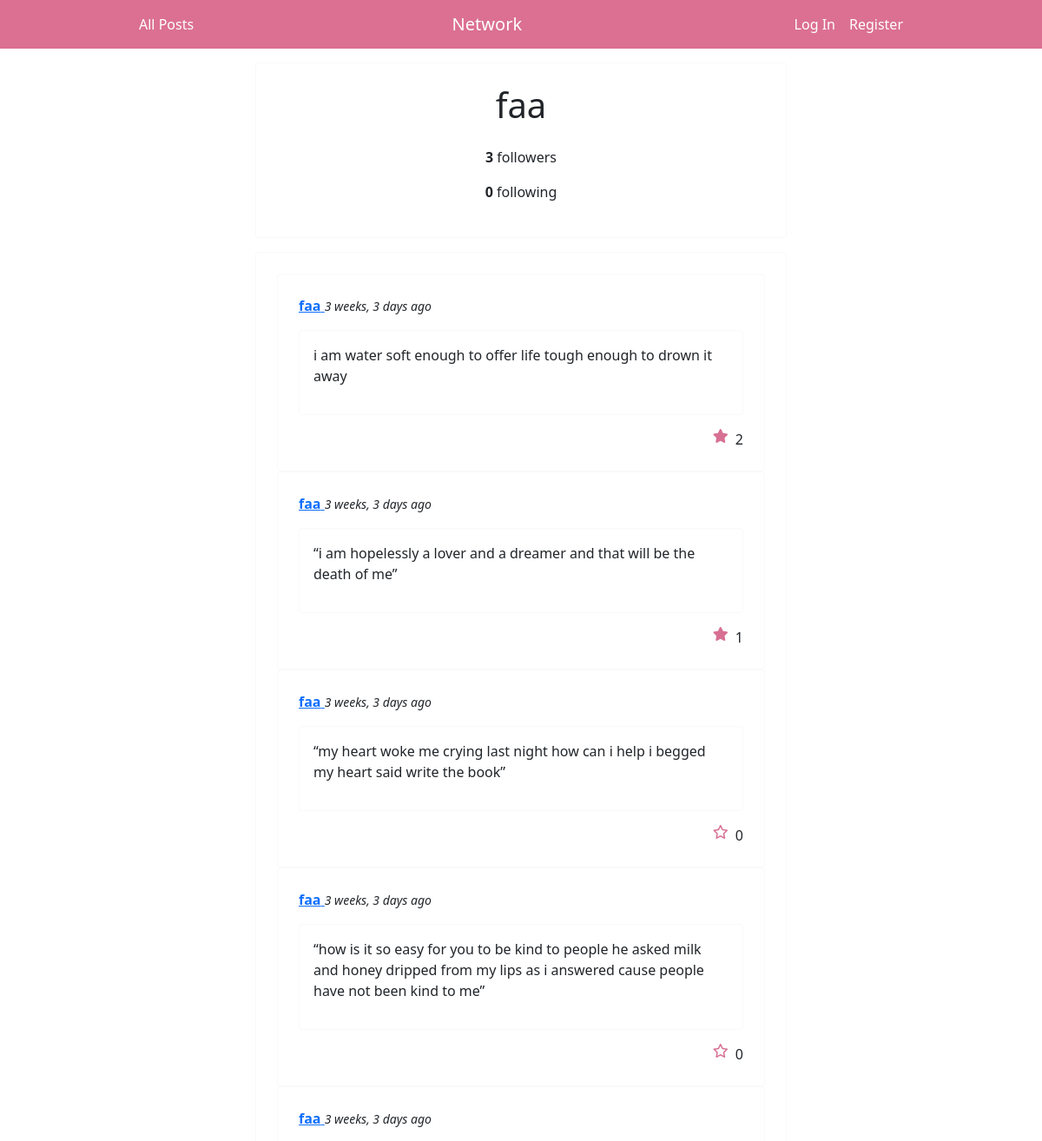
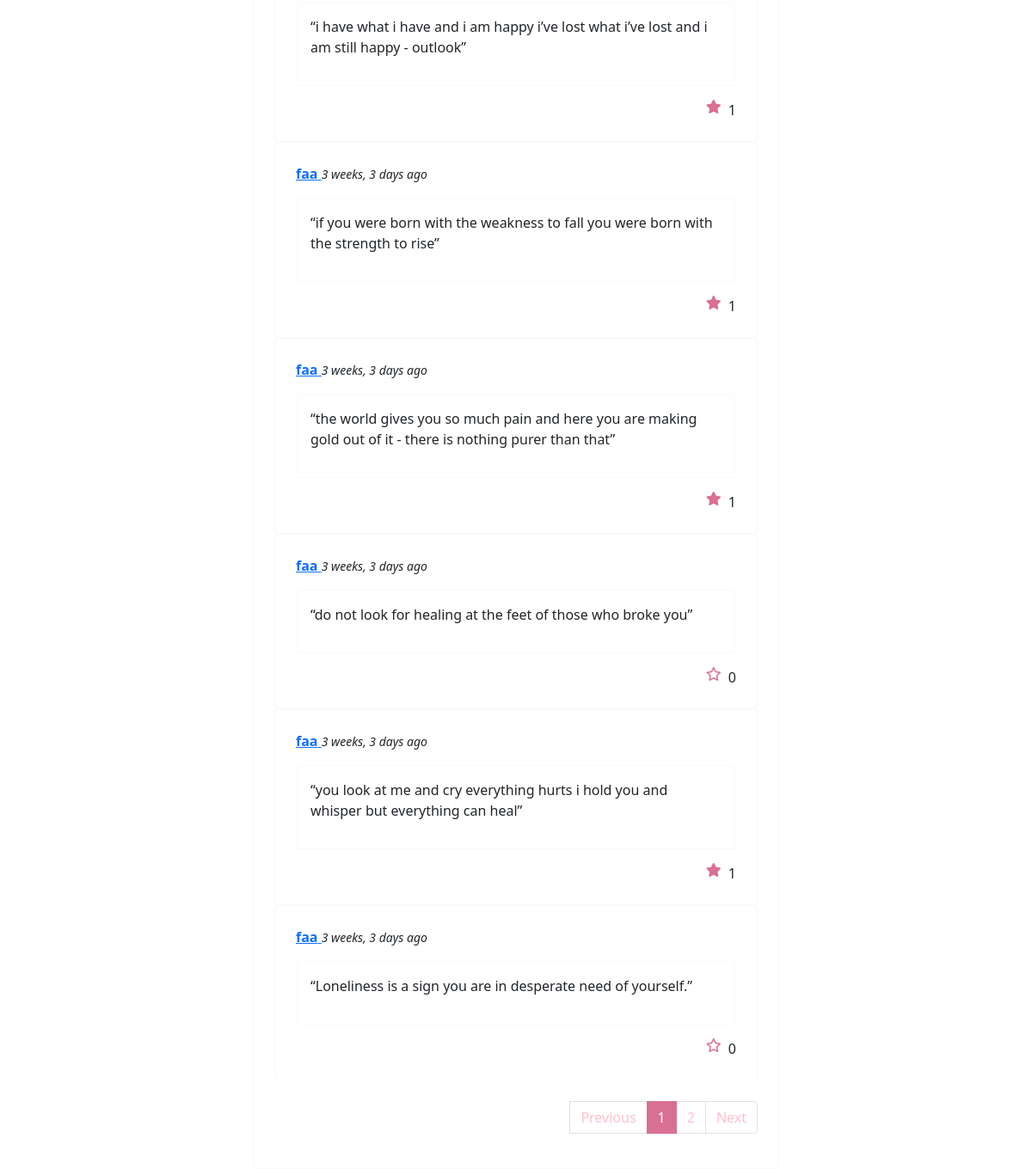
The app's page /profile/1 with its own data (2 pictures, top to bottom).
### network/models.py (models this page shows, shortened)
class User(AbstractUser):
    following = models.ManyToManyField("self", blank=True, related_name='followers', symmetrical=False)

class Post(models.Model):
    author = models.ForeignKey(User, on_delete=models.CASCADE, related_name="posts")
    content = models.CharField(max_length=10000)
    created_at = models.DateTimeField(auto_now_add=True)
    liked_by = models.ManyToManyField(User, blank=True, related_name="likes")
    def likes(self):
        return self.liked_by.all().count()
    class Meta:
        ordering = ['-created_at']

### network/views.py (the view)
# urls.py: path("profile/<int:user_id>", views.profile, name="profile"),
def profile(request, user_id):
    profile_user = User.objects.get(pk = user_id)
    profile_posts = Post.objects.filter(author=user_id)
    paginator = Paginator(profile_posts, 10)
    page_number = request.GET.get('page', 1)
    page = paginator.get_page(page_number)
    if request.user.is_authenticated:
        following = profile_user.followers.filter(id = request.user.id).exists()
    else:
        following = False
    return render(request, "network/profile.html", {
        "profile_user": profile_user,
        "following": following,
        "following_count": profile_user.following.all().count(),
        "followers_count": profile_user.followers.all().count(),
        "page": page,
        "previous_url": previous_url(page),
        "next_url": next_url(page)
    })

### network/models.py (called while the page is built)
def previous_url(page):
    if page.has_previous():
        previous_url = f'?page={page.previous_page_number()}'
    else:
        previous_url = ''
    return previous_url

def next_url(page):
    if page.has_next():
        next_url = f'?page={page.next_page_number()}'
    else:
        next_url = ''
    return next_url

### network/templates/network/profile.html (shortened to what this page needs)
{% extends "network/layout.html" %}
{% block body %}
<div class="row justify-content-center">
    <div class="col-6 border border-light p-4 rounded mt-3">
        <div class="text-center">
            <h1 class="mb-4">{{ profile_user }}</h1>
            <p><strong>{{ followers_count }}</strong> followers</p>
            <p><strong>{{ following_count }}</strong> following</p>
        </div>
    </div>
    <div>
        <div class="row justify-content-center">
            <div class="col-6 border border-light p-4 rounded mt-3">
            {% include "network/blockpost.html" %}
            </div>
        </div>
    </div>
</div>
{% endblock %}

### network/templates/network/layout.html (shortened to what this page needs)
{% load static %}
<!DOCTYPE html>
<html lang="en">
    <head>
        <link href="https://cdn.jsdelivr.net/npm/bootstrap@5.1.3/dist/css/bootstrap.min.css" rel="stylesheet">
        <link href="{% static 'network/styles.css' %}" rel="stylesheet">
    </head>
    <body style="background: white;">
        <nav class="navbar navbar-expand-lg navbar-dark" style="background-color: #DB7093; padding-left: 140px; padding-right: 140px;">
            <div class="container-fluid">
                <div class="collapse navbar-collapse" id="navbarTogglerDemo02">
                    <ul class="navbar-nav mr-auto">
                        <li class="nav-item">
                            <a style="color: #FFFFFF;" class="nav-link" href="{% url 'index' %}">All Posts</a>
                        </li>
                    </ul>
                    <ul class="navbar-nav mx-auto">
                        <li class="nav-item">
                            <a style="color: #FFFFFF;" class="navbar-brand" href="{% url 'index' %}">Network</a>
                        </li>
                    </ul>
                    {% if user.is_authenticated %}
                    <ul class="navbar-nav ml-auto">
                        <li class="nav-item">
                            <a style="color: #FFFFFF;" class="nav-link" href="{% url 'profile' user.id %}"><strong>{{ user.username }}</strong></a>
                        </li>
                        <li class="nav-item">
                            <a style="color: #FFFFFF;" class="nav-link" href="{% url 'logout' %}">Log Out</a>
                        </li>
                    </ul>
                    {% else %}
                    <ul class="navbar-nav ml-auto">
                        <li class="nav-item">
                            <a style="color: #FFFFFF;" class="nav-link" href="{% url 'login' %}">Log In</a>
                        </li>
                        <li class="nav-item">
                            <a style="color: #FFFFFF;" class="nav-link" href="{% url 'register' %}">Register</a>
                        </li>
                    </ul>
                    {% endif %}
                </div>
            </div>
        </nav>
        <div class="body">
            {% block body %}
            {% endblock %}
        </div>
    </body>
</html>

### network/templates/network/blockpost.html (shortened to what this page needs)
{% load humanize %}
{% load static %}
        {% for post in page.object_list %}
        <div class="border border-light p-4 rounded">
            <div id="post_headline_{{ post.id }}">
                <a href="{% url 'profile' post.author.id %}">
                    <strong>{{ post.author }}</strong>
                </a>
                <em><small>{{ post.created_at|naturaltime }}</small></em>
            </div>
            <div id="post_contentgroup_{{ post.id }}" class="border border-light p-3 rounded mt-3">
                <p id="post_content_{{ post.id }}">{{ post.content }}</p>
            </div>
            <div id="post_likes_{{ post.id }}" class="d-grid gap-2 d-md-flex justify-content-md-end mt-3">
                {% if user.is_authenticated %}
                <i id="post_likeicon_{{ post.id }}" data-id="{{ post.id }}" class="likeicon {% if user in post.liked_by.all %}fa-solid{% else %}fa-regular{% endif %} fa-star"></i>
                {% else %}
                <i class="likeicon {% if post.likes != 0 %}fa-solid{% else %}fa-regular{% endif %} fa-star"></i>
                {% endif %}
                <span id="post_likecount_{{ post.id }}">{{ post.likes }}</span>
            </div>
        </div>
        {% empty %}
        <div class="row justify-content-center mt-5">
            No post
        </div>
        {% endfor %}
        {% if page.object_list %}
        <nav aria-label="...">
            <ul class="pagination justify-content-end mt-4">
                <li class="page item {% if not page.has_previous %} disabled {% endif %}" >
                    <a class="page-link pagination" href="{{ previous_url }}" tabindex="-1" aria-disabled="true">Previous</a>
                </li>
                {% for n in page.paginator.page_range %}
                    {% if n == page.number %}
                    <li aria-current="page" class="page-item active">
                        <span class="page-link" style="border-color: #d87093; background-color: #d87093;">
                        {{ n }}
                        </span>
                    </li>
                    {% elif n < page.number|add:3 and n > page.number|add:-3 %}
                    <li class="page-item">
                        <a class="page-link pagination" href="{{GET_params.urlencode}}?page={{ n }}">{{ n }}</a>
                    </li>
                    {% endif %}
                {% endfor %}
                <li class="page-item {% if not page.has_next %} disabled {% endif %}">
                    <a class="page-link pagination" href="{{ next_url }}">Next</a>
                </li>
            </ul>
        </nav>
        {% endif %}

### network/static/network/styles.css (style rules this page uses)
.likeicon { color: #d87093; }
.pagination { color: pink; }

### records on screen
User: username "faa"
Post: author "faa", created_at "3 weeks, 3 days ago", content "i am water soft enough to offer life tough enough to drown it away", likes "2"
Post: author "faa", created_at "3 weeks, 3 days ago", content "“i am hopelessly a lover and a dreamer and that will be the death of me”", likes "1"
Post: author "faa", created_at "3 weeks, 3 days ago", content "“my heart woke me crying last night how can i help i begged my heart said write the book”", likes "0"
Post: author "faa", created_at "3 weeks, 3 days ago", content "“how is it so easy for you to be kind to people he asked milk and honey dripped from my lips as i answered cause people have not been kind to me”", likes "0"
Post: author "faa", created_at "3 weeks, 3 days ago", content "“i have what i have and i am happy i’ve lost what i’ve lost and i am still happy - outlook”", likes "1"
Post: author "faa", created_at "3 weeks, 3 days ago", content "“if you were born with the weakness to fall you were born with the strength to rise”", likes "1"
Post: author "faa", created_at "3 weeks, 3 days ago", content "“the world gives you so much pain and here you are making gold out of it - there is nothing purer than that”", likes "1"
Post: author "faa", created_at "3 weeks, 3 days ago", content "“do not look for healing at the feet of those who broke you”", likes "0"
Post: author "faa", created_at "3 weeks, 3 days ago", content "“you look at me and cry everything hurts i hold you and whisper but everything can heal”", likes "1"
Post: author "faa", created_at "3 weeks, 3 days ago", content "“Loneliness is a sign you are in desperate need of yourself.”", likes "0"

### other values on screen
{{ followers_count }} "3"
{{ following_count }} "0"
{{ n }} "1"
{{ n }} "2"
